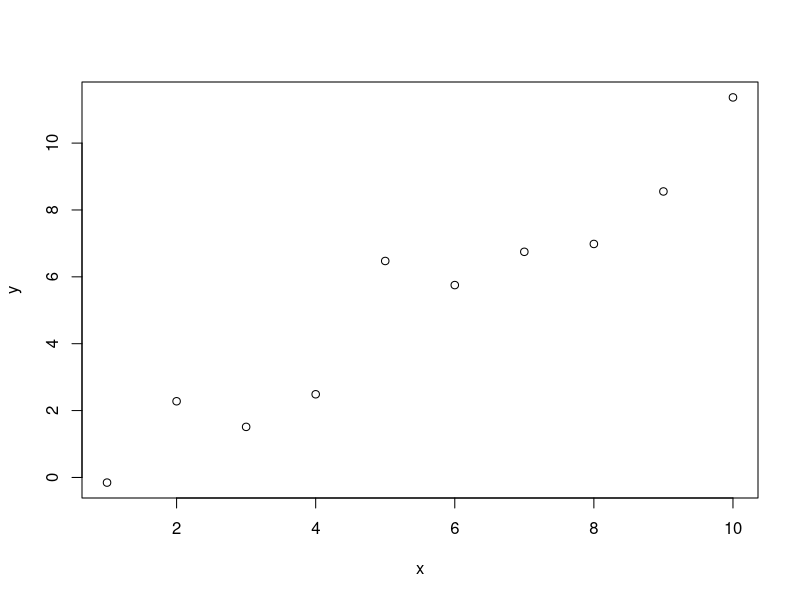

Reproduce this figure in R.
## ---- chunk 1
height <- c(60, 62, 71, 69, 72, 61, 61, 65)
mean(height)
## ---- chunk 2
x <- c(1,2,3,4,5,6,7,8,9,10)
y <- rnorm(10, mean=x)
plot(x,y)
